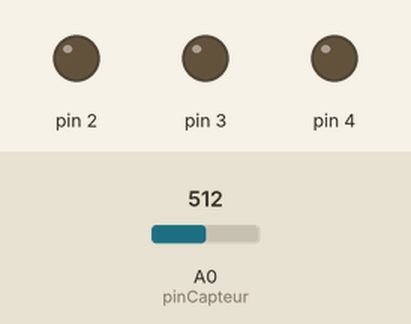
A sketch run on a simulated Arduino Uno, built with avr-gcc and run on an emulated ATmega328P. Shown: output pins drawn as LEDs (lit = HIGH). The inputs (shaded band) are chosen by the test bench; at power-on: A0 (pinCapteur) = 512.

Above: at 1.2 s.
1.3 s: A0 (pinCapteur) set to 517
At 2.5 s:
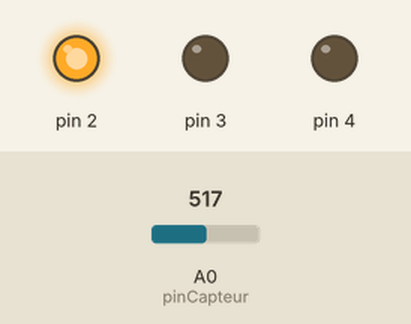
2.8 s: A0 (pinCapteur) set to 716
At 3.7 s:
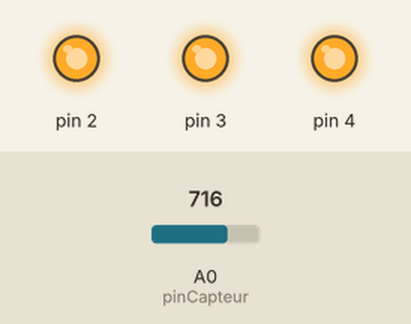
4.3 s: A0 (pinCapteur) set to 511
At 4.9 s:
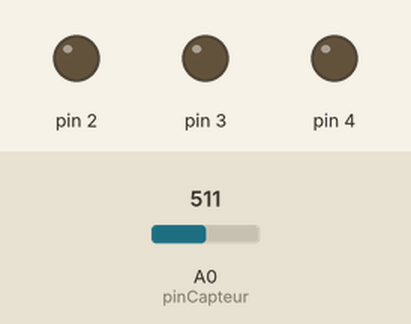
5.8 s: A0 (pinCapteur) set to 900
At 7.2 s:
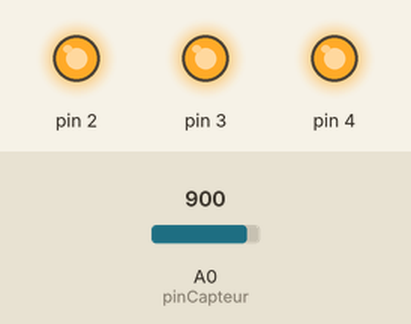
Timing chart, 0 to 8.3 s (numbered marks = the images above; inputs shaded):
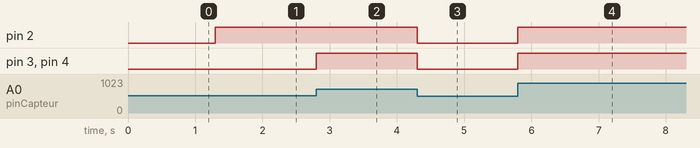

Measured:
- the behaviour switches between 516 and 517 on A0 (pinCapteur) (found by bisection; images 0 and 1)
- after the input at 1.3 s, pin 2: LOW → HIGH at once
- after the input at 2.8 s, pin 3, pin 4: LOW → HIGH at once
- after the input at 4.3 s, pin 2–4: HIGH → LOW at once
- after the input at 5.8 s, pin 2–4: LOW → HIGH at once

The sketch:

love_machine.ino
```cpp
const int pinCapteur = A0; // Pin sert à capter si la  personne est chaude.
float temperatureDeBase = 22.7; //température de la pièce


float chaud() {
  int valeur = analogRead(pinCapteur);

  float voltage = (valeur/1024.0) * 5;
  float temperature = (voltage-0.5) * 100;

  return temperature;
}

void setup() {
  pinMode(2, OUTPUT);
  pinMode(3, OUTPUT);
  pinMode(4, OUTPUT);

  digitalWrite(2, LOW);
  digitalWrite(3, LOW);
  digitalWrite(4, LOW);

  temperatureDeBase = chaud();
}


void loop() {
  float temperature = chaud() - temperatureDeBase;

  if (temperature < 2) {

    digitalWrite(2, LOW);
    digitalWrite(3, LOW);
    digitalWrite(4, LOW);

  }else if (temperature < 4) {

    digitalWrite(2, HIGH);
    digitalWrite(3, LOW);
    digitalWrite(4, LOW);

  } else if (temperature < 5) {

    digitalWrite(2, HIGH);
    digitalWrite(3, HIGH);
    digitalWrite(4, LOW);

  } else {

    digitalWrite(2, HIGH);
    digitalWrite(3,HIGH );
    digitalWrite(4, HIGH);

  }
  delay (1);
}
```
